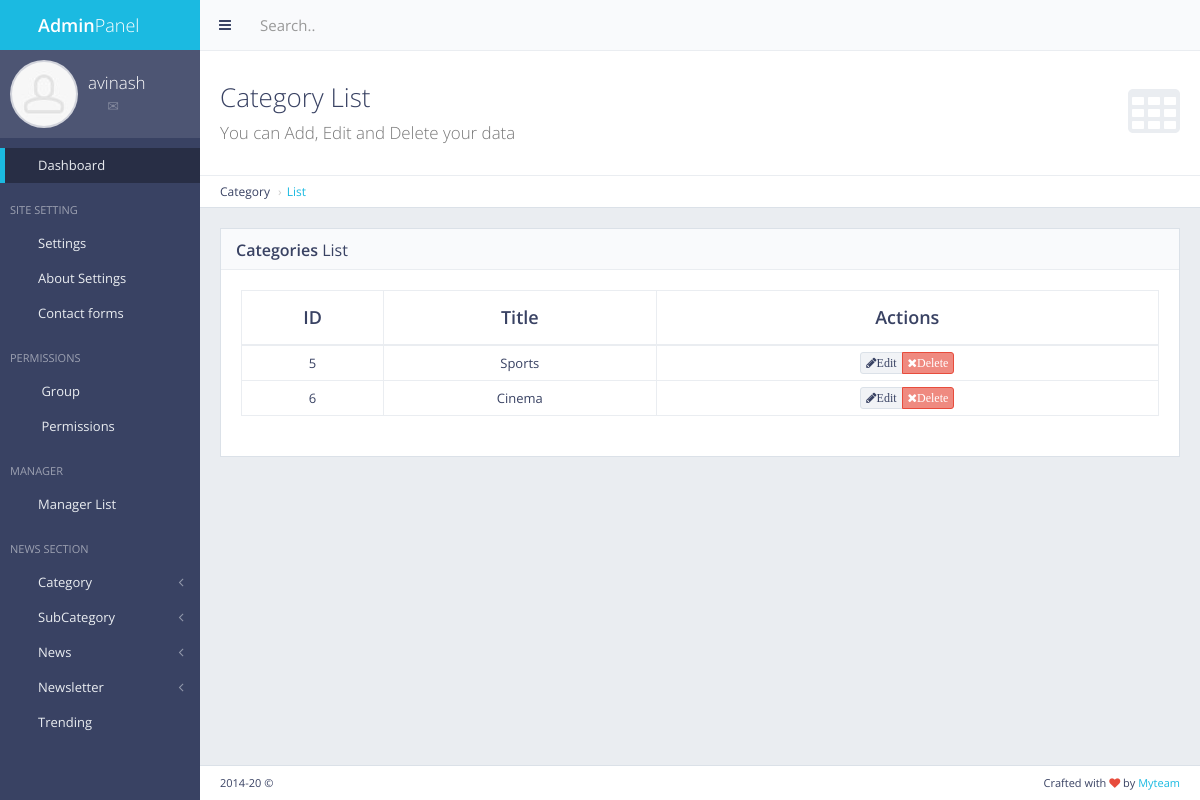
/panel/category/list/ (signed in), run on an earlier commit of the app's database.
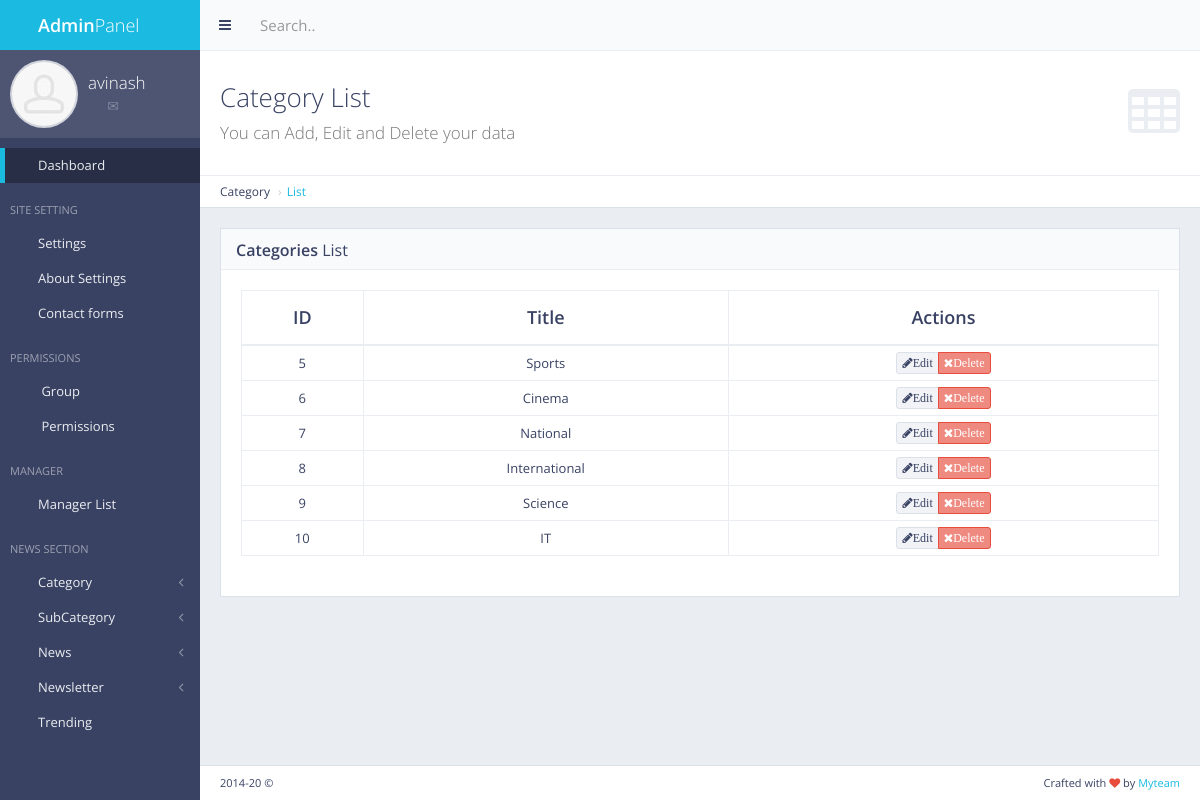
And on a later commit of the database.
### cat/models.py (models this page shows, shortened)
class Cat(models.Model):
    name = models.CharField(max_length=30)
    count = models.IntegerField(default=0)

### cat/views.py (the view)
# urls.py: url(r'^panel/category/list/$', views.cat_list, name='cat_list'),
def cat_list(request):
    if not request.user.is_authenticated:
        return redirect('mylogin')
    cat = Cat.objects.all()
    return render(request, 'back/cat_list.html', {'cat':cat})

### app1/templates/back/cat_list.html (shortened to what this page needs)
{% extends 'back/masterb.html' %}
{% block mainblock %}
{% load static %}
                        <div class="content-header">
                            <div class="header-section">
                                <h1>
                                    <i class="fa fa-table"></i>Category List<br><small>You can Add, Edit and Delete your data</small>
                                </h1>
                            </div>
                        </div>
                        <ul class="breadcrumb breadcrumb-top">
                            <li>Category</li>
                            <li><a href="/panel/category/list/">List</a></li>
                        </ul>
                        <div class="block full">
                            <div class="block-title">
                                <h2><strong> Categories </strong> List</h2>
                            </div>
                            <div class="table-responsive">
                                <table id="example-datatable" class="table table-vcenter table-condensed table-bordered">
                                    <thead>
                                        <tr>
                                            <th class="text-center">ID</th>
                                            <th class="text-center">Title</th>
                                            <th class="text-center">Actions</th>
                                        </tr>
                                    </thead>
                                    <tbody>
                                        {% for x in cat %}
                                        <tr>
                                            <td class="text-center">{{x.pk}}</td>
                                            <td class="text-center">{{x.name}}</td>
                                            <td class="text-center">
                                                <div class="btn-group">
                                                    <a href="" data-toggle="tooltip" title="Edit" class="btn btn-xs btn-default"><i class="fa fa-pencil">Edit</i></a>
                                                    <a href="" data-toggle="tooltip" title="Delete" class="btn btn-xs btn-danger"><i class="fa fa-times">Delete</i></a>
                                                </div>
                                            </td>
                                        </tr>
                                        {% endfor %}
                                    </tbody>
                                </table>
                            </div>
                        </div>
{% endblock %}

What changed in the data, as far as the page shows it:
added Cat: pk "7", name "National"
added Cat: pk "8", name "International"
added Cat: pk "9", name "Science"
added Cat: pk "10", name "IT"
